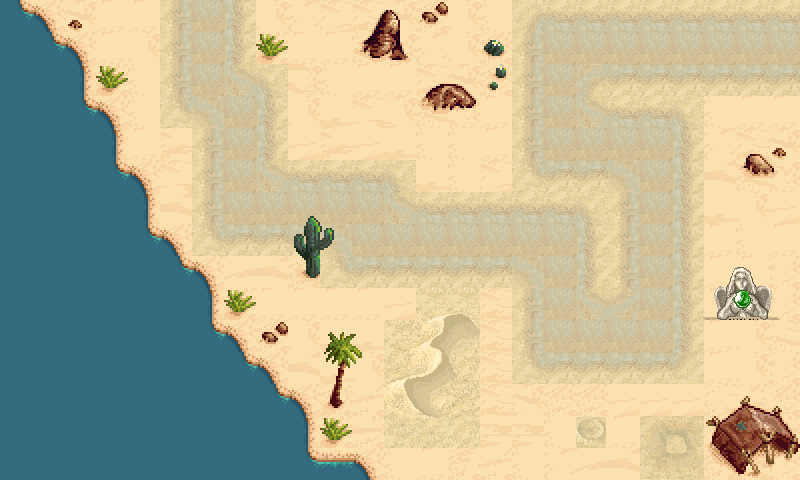

A level layout from a 2D game, rendered from its tile map. Below: a short description, then the map file with its tile-grid data intact:
An orthogonal 25x15 tile map with 32x32 px tiles, 2 tile layers (background, foreground), 2 tilesets and 22 objects.

<map version="1.0" orientation="orthogonal" renderorder="right-down" width="25" height="15" tilewidth="32" tileheight="32" nextobjectid="50">
 <tileset firstgid="1" name="desert" tilewidth="32" tileheight="32" tilecount="312" columns="13">
  <image source="desert.png" width="416" height="768" />
 </tileset>
 <tileset firstgid="313" name="ground_tiles" tilewidth="32" tileheight="32" tilecount="441" columns="21">
  <image source="ground_tiles.png" width="672" height="701" />
 </tileset>
 <layer name="background" width="25" height="15">
  <data encoding="csv">
44,42,45,46,46,430,412,432,35,19,6,9,19,22,35,45,409,410,410,410,410,410,410,410,410,
54,44,42,46,35,430,412,432,46,46,46,8,9,19,35,35,430,412,412,412,412,412,412,412,412,
54,54,55,45,45,430,412,434,411,22,45,46,46,46,8,8,430,412,455,452,452,452,452,452,452,
54,54,44,42,45,451,454,412,432,35,34,8,9,45,46,46,430,412,434,410,410,411,45,46,46,
54,54,54,55,46,32,430,412,432,33,32,33,34,45,45,46,430,412,412,412,412,432,19,46,47,
54,54,54,44,42,8,430,412,434,410,410,410,411,34,45,6,451,452,452,454,412,432,21,22,20,
54,54,54,54,55,21,430,412,412,412,412,412,434,410,410,410,410,410,411,430,412,432,34,35,33,
54,54,54,54,44,42,451,452,452,452,454,412,412,412,412,412,412,412,432,430,412,432,46,45,46,
54,54,54,54,54,44,42,20,21,22,451,452,452,452,452,452,454,412,432,430,412,432,46,46,112,
54,54,54,54,54,54,55,45,46,46,46,46,33,651,652,58,430,412,434,433,412,432,46,111,112,
54,54,54,54,54,54,44,42,46,35,34,34,671,672,673,58,430,412,412,412,412,432,46,35,71,
54,54,54,54,54,54,54,44,42,21,34,35,692,693,694,58,451,452,452,452,452,453,46,35,112,
54,54,54,54,54,54,54,54,44,42,35,111,713,714,715,58,59,60,60,33,33,33,34,35,71,
54,54,54,54,54,54,54,54,54,55,99,99,734,735,736,98,98,45,46,46,46,46,46,46,46,
54,54,54,54,54,54,54,54,54,44,41,42,45,46,110,111,45,19,20,21,22,45,98,99,45
</data>
 </layer>
 <layer name="foreground" width="25" height="15">
  <data encoding="csv">
0,0,130,0,0,0,0,0,0,0,0,125,126,73,0,0,0,0,0,0,0,0,0,0,0,
0,0,0,0,0,0,0,0,151,0,0,138,139,0,0,75,0,0,0,0,0,0,0,0,0,
0,0,0,151,0,0,0,0,0,0,0,0,0,127,128,62,0,0,0,0,0,0,0,0,0,
0,0,0,0,0,0,0,0,0,0,0,0,0,140,141,0,0,0,0,0,0,0,0,0,0,
0,0,0,0,0,0,0,0,0,0,0,0,0,0,0,0,0,0,0,0,0,0,0,129,130,
0,0,0,0,0,0,0,0,0,0,0,0,0,0,0,0,0,0,0,0,0,0,0,142,143,
0,0,0,0,0,0,0,0,0,51,52,0,0,0,0,0,0,0,0,0,0,0,0,0,0,
0,0,0,0,0,0,0,0,0,64,65,0,0,0,0,0,0,0,0,0,0,0,0,0,0,
0,0,0,0,0,0,0,0,0,77,451,0,0,0,0,0,0,0,0,0,0,726,727,728,729,
0,0,0,0,0,0,0,151,0,0,0,0,0,0,0,0,0,0,0,0,0,747,748,749,750,
0,0,0,0,0,0,0,0,73,0,123,124,0,0,0,0,0,0,0,0,0,0,0,0,0,
0,0,0,0,0,0,0,0,0,0,136,137,0,0,0,0,0,0,0,0,0,0,0,0,0,
0,0,0,0,0,0,0,0,0,0,149,150,0,0,0,0,0,0,0,0,0,0,88,89,90,
0,0,0,0,0,0,0,0,0,0,151,0,0,0,0,0,0,0,746,0,328,329,101,102,103,
0,0,0,0,0,0,0,0,0,0,0,0,0,0,0,0,0,0,0,0,349,350,114,115,116
</data>
 </layer>
 <objectgroup name="nodes">
  <object id="36" x="184" y="152" />
  <object id="37" x="296" y="153.333" />
  <object id="38" x="424.667" y="185.333" />
  <object id="39" x="510" y="180" />
  <object id="40" x="498" y="303.333" />
  <object id="45" x="702.667" y="127.333" />
  <object id="46" x="608" y="282" />
  <object id="47" x="702.667" y="246.667" />
 </objectgroup>
 <objectgroup name="path">
  <object id="19" x="208" y="2" />
  <object id="20" x="207.333" y="74.6667" />
  <object id="21" x="240" y="120" />
  <object id="22" x="256" y="191.333" />
  <object id="23" x="356.667" y="206" />
  <object id="24" x="406.667" y="238" />
  <object id="25" x="547.333" y="250" />
  <object id="26" x="568.667" y="304.667" />
  <object id="27" x="608.667" y="334" />
  <object id="28" x="640.667" y="307.333" />
  <object id="29" x="659.333" y="172.667" />
  <object id="30" x="568.667" y="115.333" />
  <object id="31" x="572" y="67.3333" />
  <object id="32" x="799.333" y="39.3333" />
 </objectgroup>
</map>
